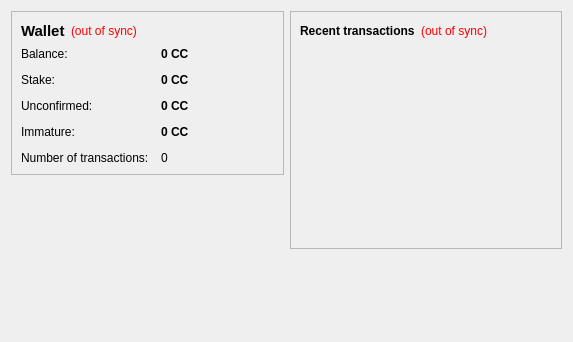
<?xml version="1.0" encoding="UTF-8"?>
<ui version="4.0">
 <class>OverviewPage</class>
 <widget class="QWidget" name="OverviewPage">
  <property name="geometry">
   <rect>
    <x>0</x>
    <y>0</y>
    <width>573</width>
    <height>342</height>
   </rect>
  </property>
  <property name="windowTitle">
   <string>Form</string>
  </property>
  <layout class="QHBoxLayout" name="horizontalLayout" stretch="1,1">
   <item>
    <layout class="QVBoxLayout" name="verticalLayout_2">
     <item>
      <widget class="QFrame" name="frame">
       <property name="frameShape">
        <enum>QFrame::StyledPanel</enum>
       </property>
       <property name="frameShadow">
        <enum>QFrame::Raised</enum>
       </property>
       <layout class="QVBoxLayout" name="verticalLayout_4">
        <item>
         <layout class="QHBoxLayout" name="horizontalLayout_4">
          <item>
           <widget class="QLabel" name="label_5">
            <property name="font">
             <font>
              <pointsize>11</pointsize>
              <weight>75</weight>
              <bold>true</bold>
             </font>
            </property>
            <property name="text">
             <string>Wallet</string>
            </property>
           </widget>
          </item>
          <item>
           <widget class="QLabel" name="labelWalletStatus">
            <property name="toolTip">
             <string>The displayed information may be out of date. Your wallet automatically synchronizes with the Colorcoin network after a connection is established, but this process has not completed yet.</string>
            </property>
            <property name="styleSheet">
             <string notr="true">QLabel { color: red; }</string>
            </property>
            <property name="text">
             <string notr="true">(out of sync)</string>
            </property>
            <property name="alignment">
             <set>Qt::AlignLeading|Qt::AlignLeft|Qt::AlignVCenter</set>
            </property>
           </widget>
          </item>
          <item>
           <spacer name="horizontalSpacer_2">
            <property name="orientation">
             <enum>Qt::Horizontal</enum>
            </property>
            <property name="sizeHint" stdset="0">
             <size>
              <width>40</width>
              <height>20</height>
             </size>
            </property>
           </spacer>
          </item>
         </layout>
        </item>
        <item>
         <layout class="QFormLayout" name="formLayout_2">
          <property name="fieldGrowthPolicy">
           <enum>QFormLayout::AllNonFixedFieldsGrow</enum>
          </property>
          <property name="horizontalSpacing">
           <number>12</number>
          </property>
          <property name="verticalSpacing">
           <number>12</number>
          </property>
          <item row="0" column="0">
           <widget class="QLabel" name="label">
            <property name="text">
             <string>Balance:</string>
            </property>
           </widget>
          </item>
          <item row="0" column="1">
           <widget class="QLabel" name="labelBalance">
            <property name="font">
             <font>
              <weight>75</weight>
              <bold>true</bold>
             </font>
            </property>
            <property name="cursor">
             <cursorShape>IBeamCursor</cursorShape>
            </property>
            <property name="toolTip">
             <string>Your current balance</string>
            </property>
            <property name="text">
             <string notr="true">0 CC</string>
            </property>
            <property name="textInteractionFlags">
             <set>Qt::LinksAccessibleByMouse|Qt::TextSelectableByKeyboard|Qt::TextSelectableByMouse</set>
            </property>
           </widget>
          </item>
          <item row="1" column="0">
           <widget class="QLabel" name="label_6">
            <property name="text">
             <string>Stake:</string>
            </property>
           </widget>
          </item>
          <item row="1" column="1">
           <widget class="QLabel" name="labelStake">
            <property name="font">
             <font>
              <weight>75</weight>
              <bold>true</bold>
             </font>
            </property>
            <property name="cursor">
             <cursorShape>IBeamCursor</cursorShape>
            </property>
            <property name="toolTip">
             <string>Total of coins that was staked, and do not yet count toward the current balance</string>
            </property>
            <property name="text">
             <string notr="true">0 CC</string>
            </property>
            <property name="textInteractionFlags">
             <set>Qt::LinksAccessibleByMouse|Qt::TextSelectableByKeyboard|Qt::TextSelectableByMouse</set>
            </property>
           </widget>
          </item>
          <item row="2" column="0">
           <widget class="QLabel" name="label_3">
            <property name="text">
             <string>Unconfirmed:</string>
            </property>
           </widget>
          </item>
          <item row="2" column="1">
           <widget class="QLabel" name="labelUnconfirmed">
            <property name="font">
             <font>
              <weight>75</weight>
              <bold>true</bold>
             </font>
            </property>
            <property name="cursor">
             <cursorShape>IBeamCursor</cursorShape>
            </property>
            <property name="toolTip">
             <string>Total of transactions that have yet to be confirmed, and do not yet count toward the current balance</string>
            </property>
            <property name="text">
             <string notr="true">0 CC</string>
            </property>
            <property name="textInteractionFlags">
             <set>Qt::LinksAccessibleByMouse|Qt::TextSelectableByKeyboard|Qt::TextSelectableByMouse</set>
            </property>
           </widget>
          </item>
          <item row="3" column="0">
           <widget class="QLabel" name="labelImmatureText">
            <property name="text">
             <string>Immature:</string>
            </property>
           </widget>
          </item>
          <item row="3" column="1">
           <widget class="QLabel" name="labelImmature">
            <property name="font">
             <font>
              <weight>75</weight>
              <bold>true</bold>
             </font>
            </property>
            <property name="toolTip">
             <string>Mined balance that has not yet matured</string>
            </property>
            <property name="text">
             <string notr="true">0 CC</string>
            </property>
            <property name="textInteractionFlags">
             <set>Qt::LinksAccessibleByMouse|Qt::TextSelectableByKeyboard|Qt::TextSelectableByMouse</set>
            </property>
           </widget>
          </item>
          <item row="4" column="0">
           <widget class="QLabel" name="label_2">
            <property name="text">
             <string>Number of transactions:</string>
            </property>
           </widget>
          </item>
          <item row="4" column="1">
           <widget class="QLabel" name="labelNumTransactions">
            <property name="toolTip">
             <string>Total number of transactions in wallet</string>
            </property>
            <property name="text">
             <string notr="true">0</string>
            </property>
           </widget>
          </item>
         </layout>
        </item>
       </layout>
      </widget>
     </item>
     <item>
      <spacer name="verticalSpacer">
       <property name="orientation">
        <enum>Qt::Vertical</enum>
       </property>
       <property name="sizeHint" stdset="0">
        <size>
         <width>20</width>
         <height>40</height>
        </size>
       </property>
      </spacer>
     </item>
     <item>
      <widget class="QLabel" name="label_6">
       <property name="text">
        <string/>
       </property>
       <property name="pixmap">
        <pixmap resource="../bitcoin.qrc">:/images/backg</pixmap>
       </property>
       <property name="scaledContents">
        <bool>false</bool>
       </property>
       <property name="alignment">
        <set>Qt::AlignCenter</set>
       </property>
       <property name="margin">
        <number>-2</number>
       </property>
      </widget>
     </item>
    </layout>
   </item>
   <item>
    <layout class="QVBoxLayout" name="verticalLayout_3">
     <item>
      <widget class="QFrame" name="frame_2">
       <property name="frameShape">
        <enum>QFrame::StyledPanel</enum>
       </property>
       <property name="frameShadow">
        <enum>QFrame::Raised</enum>
       </property>
       <layout class="QVBoxLayout" name="verticalLayout">
        <item>
         <layout class="QHBoxLayout" name="horizontalLayout_2">
          <item>
           <widget class="QLabel" name="label_4">
            <property name="text">
             <string>&lt;b&gt;Recent transactions&lt;/b&gt;</string>
            </property>
           </widget>
          </item>
          <item>
           <widget class="QLabel" name="labelTransactionsStatus">
            <property name="toolTip">
             <string>The displayed information may be out of date. Your wallet automatically synchronizes with the Colorcoin network after a connection is established, but this process has not completed yet.</string>
            </property>
            <property name="styleSheet">
             <string notr="true">QLabel { color: red; }</string>
            </property>
            <property name="text">
             <string notr="true">(out of sync)</string>
            </property>
            <property name="alignment">
             <set>Qt::AlignRight|Qt::AlignTrailing|Qt::AlignVCenter</set>
            </property>
           </widget>
          </item>
          <item>
           <spacer name="horizontalSpacer">
            <property name="orientation">
             <enum>Qt::Horizontal</enum>
            </property>
            <property name="sizeHint" stdset="0">
             <size>
              <width>40</width>
              <height>20</height>
             </size>
            </property>
           </spacer>
          </item>
         </layout>
        </item>
        <item>
         <widget class="QListView" name="listTransactions">
          <property name="styleSheet">
           <string notr="true">QListView { background: transparent; }</string>
          </property>
          <property name="frameShape">
           <enum>QFrame::NoFrame</enum>
          </property>
          <property name="verticalScrollBarPolicy">
           <enum>Qt::ScrollBarAlwaysOff</enum>
          </property>
          <property name="horizontalScrollBarPolicy">
           <enum>Qt::ScrollBarAlwaysOff</enum>
          </property>
          <property name="selectionMode">
           <enum>QAbstractItemView::NoSelection</enum>
          </property>
         </widget>
        </item>
       </layout>
      </widget>
     </item>
     <item>
      <spacer name="verticalSpacer_2">
       <property name="orientation">
        <enum>Qt::Vertical</enum>
       </property>
       <property name="sizeHint" stdset="0">
        <size>
         <width>20</width>
         <height>40</height>
        </size>
       </property>
      </spacer>
     </item>
    </layout>
   </item>
  </layout>
 </widget>
 <resources/>
 <connections/>
</ui>
